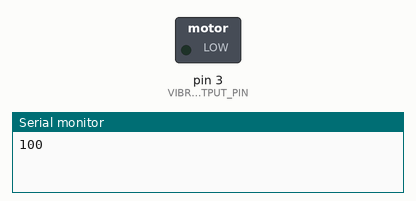
Recording of a sketch running on a simulated Arduino Uno, built with avr-gcc and run on an emulated ATmega328P. On the bench: switched loads named in the sketch (green lamp = pin HIGH), the last lines printed to the serial monitor.

Above: at 0.05 s.
At 1.55 s:
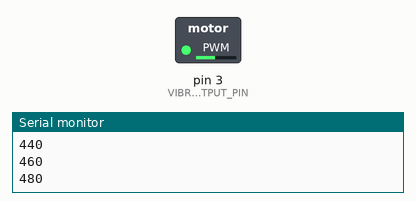
At 3.0 s:
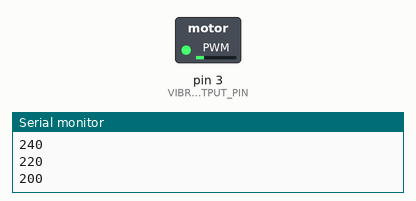
Timing chart, 0 to 8.1 s (numbered marks = the images above):
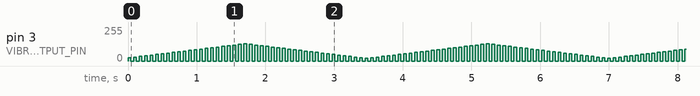

The sketch:

haptic.ino
```cpp
const int VIBROMOTOR_OUTPUT_PIN = 3;
const int POTENTIOMETER_INPUT_PIN = A0;

int _step = 20;

int _strength = 100;

void setup() {
  pinMode(VIBROMOTOR_OUTPUT_PIN, OUTPUT);
  pinMode(POTENTIOMETER_INPUT_PIN, INPUT);
  Serial.begin(9600);
}

void loop() {
  int mappedStrength = map(_strength, 0, 1024, 0, 255);
  Serial.println(_strength);
  analogWrite(VIBROMOTOR_OUTPUT_PIN, mappedStrength);
  digitalWrite(LED_BUILTIN, HIGH);
  delay(40);
  analogWrite(VIBROMOTOR_OUTPUT_PIN, 0);
  digitalWrite(LED_BUILTIN, LOW);
  delay(40);
  _strength += _step;
  if (_strength > 500 || _strength < 100) {
    _step = -_step;
  }
}
```

Measured:
- by itself, pin 3 (VIBROMOTOR_OUTPUT_PIN): moves between 0/255 and 129/255, repeating every 3.5 s
